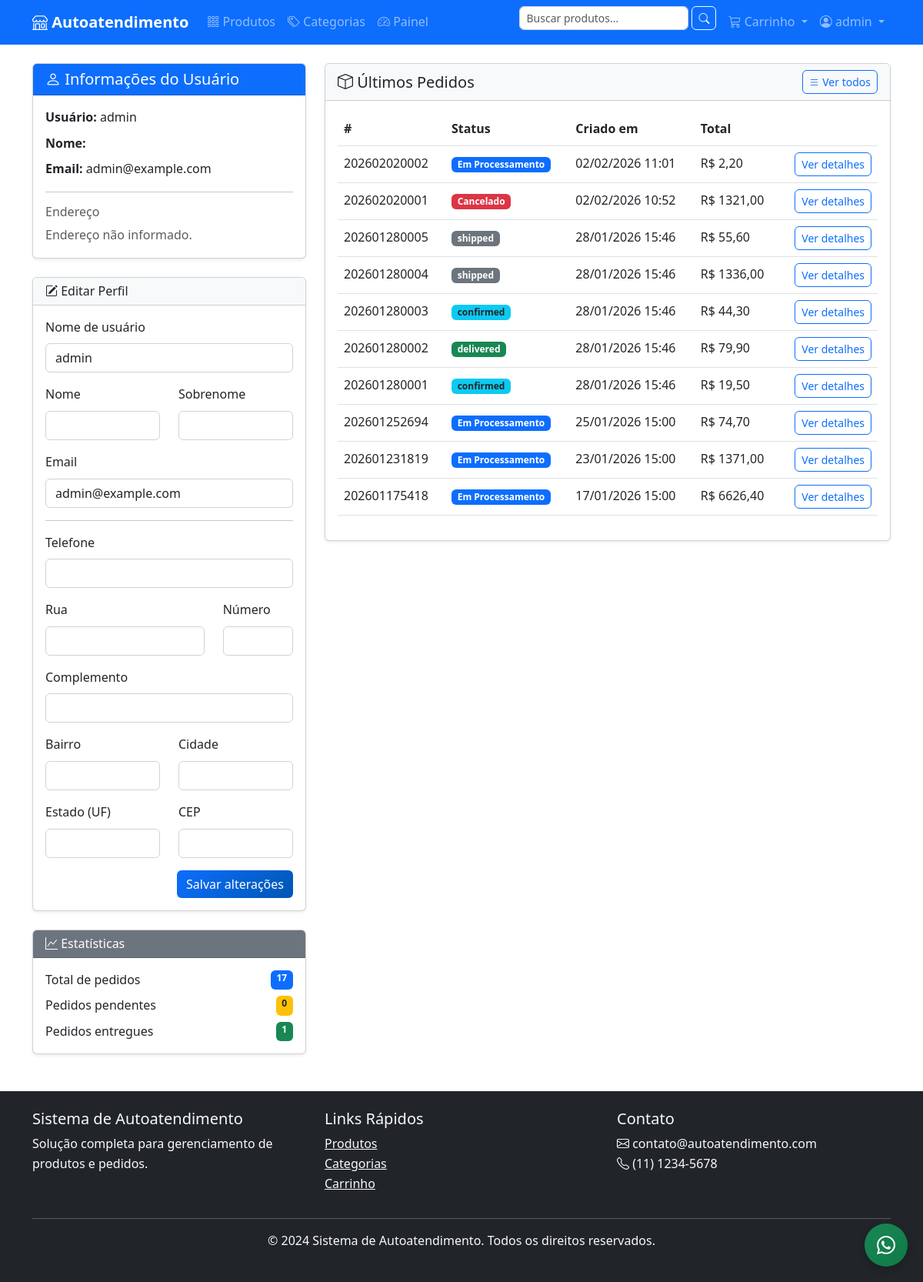
/accounts/profile/ (signed in), run on an earlier commit of the app's database.
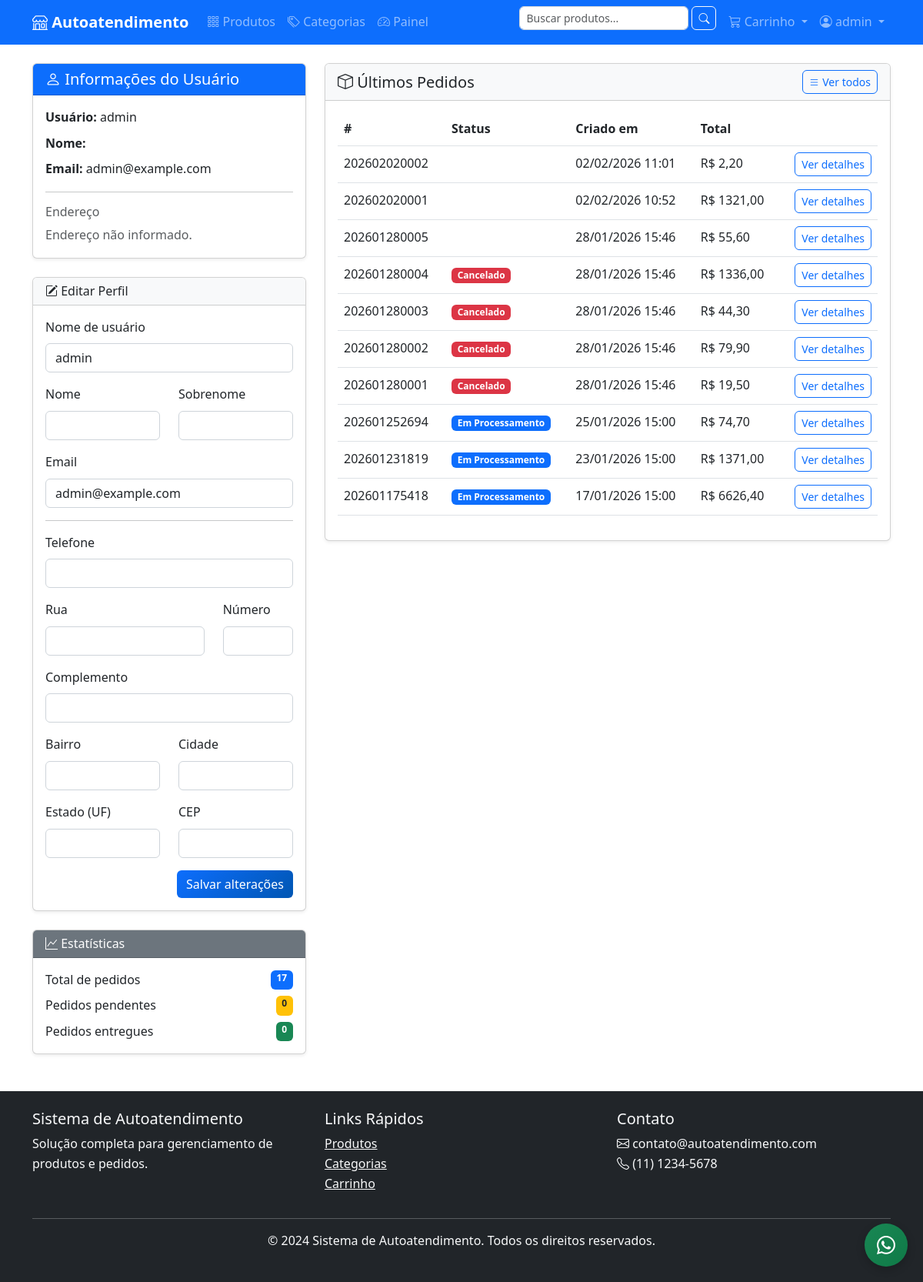
And on a later commit of the database.
### orders/models.py (models this page shows, shortened)
class Order(models.Model):
    STATUS_CHOICES = [
        ('processing', 'Em Processamento'),
        ('out_for_delivery', 'Em Rota de Entrega'),
        ('completed', 'Concluído'),
        ('cancelled', 'Cancelado'),
    ]
    PAYMENT_METHOD_CHOICES = [
        ('credit_card', 'Cartão de Crédito'),
        ('pix', 'PIX'),
        ('pay_on_delivery', 'Pagamento na Entrega'),
    ]
    id = models.UUIDField(primary_key=True, default=uuid.uuid4, editable=False)
    order_number = models.CharField('Número do Pedido', max_length=20, unique=True, db_index=True)
    user = models.ForeignKey(
        User,
        on_delete=models.SET_NULL,
        null=True,
        blank=True,
        verbose_name='Usuário'
    )
    session_key = models.CharField('Chave da Sessão', max_length=40, blank=True, db_index=True)
    customer_name = models.CharField('Nome do Cliente', max_length=100)
    customer_email = models.EmailField('Email do Cliente')
    customer_phone = models.CharField('Telefone do Cliente', max_length=20)
    status = models.CharField('Status', max_length=20, choices=STATUS_CHOICES, default='processing')
    payment_method = models.CharField('Forma de Pagamento', max_length=20, choices=PAYMENT_METHOD_CHOICES, default='credit_card')
    subtotal = models.DecimalField('Subtotal', max_digits=10, decimal_places=2, default=0)
    shipping_cost = models.DecimalField('Frete', max_digits=10, decimal_places=2, default=0)
    discount_amount = models.DecimalField('Desconto', max_digits=10, decimal_places=2, default=0)
    total_amount = models.DecimalField('Total', max_digits=10, decimal_places=2, default=0)
    coupon = models.ForeignKey(
        Coupon,
        on_delete=models.SET_NULL,
        null=True,
        blank=True,
        verbose_name='Cupom de Desconto'
    )
    notes = models.TextField('Observações', blank=True)
    created_at = models.DateTimeField('Criado em', auto_now_add=True)
    updated_at = models.DateTimeField('Atualizado em', auto_now=True)
    class Meta:
        verbose_name = 'Pedido'
        verbose_name_plural = 'Pedidos'
        ordering = ['-created_at']
        indexes = [
            models.Index(fields=['order_number']),
            models.Index(fields=['status']),
            models.Index(fields=['created_at']),
            models.Index(fields=['customer_email']),
        ]
    def get_absolute_url(self):
        return reverse('orders:order_detail', kwargs={'order_number': self.order_number})
    @property
    def status_display(self):
        return dict(self.STATUS_CHOICES).get(self.status, self.status)

### accounts/views.py (the view, shortened to what this page needs)
# urls.py: path('profile/', views.ProfileView.as_view(), name='profile'),
class ProfileView(LoginRequiredMixin, TemplateView):
    template_name = 'accounts/profile.html'
    def get_context_data(self, **kwargs):
        context = super().get_context_data(**kwargs)
        user = self.request.user
        context['user'] = user
        context['user_form'] = UserUpdateForm(instance=user)
        profile = getattr(user, 'profile', None)
        context['profile_form'] = UserProfileForm(instance=profile)
        context['orders'] = Order.objects.filter(
            user=user
        ).select_related('shipping_address').prefetch_related('items__product').order_by('-created_at')[:10]
        context['total_orders'] = Order.objects.filter(user=user).count()
        context['pending_orders'] = Order.objects.filter(user=user, status='pending').count()
        context['completed_orders'] = Order.objects.filter(user=user, status='delivered').count()
        return context

### accounts/forms.py (shortened to what this page needs)
class UserUpdateForm(forms.ModelForm):
    class Meta:
        model = User
        fields = ['username', 'first_name', 'last_name', 'email']

class UserProfileForm(forms.ModelForm):
    class Meta:
        model = UserProfile
        fields = [
            'phone',
            'zip_code',
            'address_street',
            'address_number',
            'address_complement',
            'neighborhood',
            'city',
            'state',
        ]

### cart/context_processors.py (called while the page is built)
def cart(request):
    session_key = request.session.session_key
    if not session_key:
        return {'cart': None, 'cart_total': 0, 'cart_amount': 0}
    try:
        cart = Cart.objects.get(session_key=session_key)
        return {
            'cart': cart,
            'cart_total': cart.total_items,
            'cart_amount': cart.total_amount
        }
    except Cart.DoesNotExist:
        return {'cart': None, 'cart_total': 0, 'cart_amount': 0}

### templates/accounts/profile.html (shortened to what the changed rows need)
{% extends "base.html" %}
{% load static %}
{% block content %}
<div class="row">
  <div class="col-md-4">
    <div class="card shadow-sm">
      <div class="card-body">
        <div class="d-flex justify-content-between">
          <span>Pedidos entregues</span>
          <span class="badge bg-success">{{ completed_orders }}</span>
        </div>
      </div>
    </div>
  </div>
  <div class="col-md-8">
    <div class="card shadow-sm">
      <div class="card-body">
        {% if orders %}
          <div class="table-responsive">
            <table class="table table-hover align-middle">
              <thead>
                <tr>
                  <th>#</th>
                  <th>Status</th>
                  <th>Criado em</th>
                  <th>Total</th>
                  <th></th>
                </tr>
              </thead>
              <tbody>
                {% for order in orders %}
                <tr>
                  <td>{{ order.order_number }}</td>
                  <td>
                    <span class="badge
                      {% if order.status == 'pending' %}bg-warning text-dark{% elif order.status == 'confirmed' %}bg-info text-dark{% elif order.status == 'processing' %}bg-primary{% elif order.status == 'shipped' %}bg-secondary{% elif order.status == 'delivered' %}bg-success{% elif order.status == 'cancelled' %}bg-danger{% endif %}">
                      {{ order.status_display }}
                    </span>
                  </td>
                  <td>{{ order.created_at|date:"d/m/Y H:i" }}</td>
                  <td>R$ {{ order.total_amount|floatformat:2 }}</td>
                  <td class="text-end">
                    <a href="{{ order.get_absolute_url }}" class="btn btn-sm btn-outline-primary">
                      Ver detalhes
                    </a>
                  </td>
                </tr>
                {% endfor %}
              </tbody>
            </table>
          </div>
        {% else %}
          <p class="text-muted mb-0">Você ainda não possui pedidos.</p>
        {% endif %}
      </div>
    </div>
  </div>
</div>
{% endblock %}

What changed in the data, as far as the page shows it:
changed Order (number 1 of 10 on the later page): status "processing" → "completed" (drawn); status_display "Em Processamento" → (not shown)
changed Order (number 2 of 10 on the later page): status "cancelled" → "completed" (drawn); status_display "Cancelado" → (not shown)
changed Order (number 3 of 10 on the later page): status "shipped" → "completed" (drawn); status_display "shipped" → (not shown)
changed Order (number 4 of 10 on the later page): status "shipped" → "cancelled" (drawn); status_display "shipped" → "Cancelado"
changed Order (number 5 of 10 on the later page): status "confirmed" → "cancelled" (drawn); status_display "confirmed" → "Cancelado"
changed Order (number 6 of 10 on the later page): status "delivered" → "cancelled" (drawn); status_display "delivered" → "Cancelado"
changed Order (number 7 of 10 on the later page): status "confirmed" → "cancelled" (drawn); status_display "confirmed" → "Cancelado"
Also different on the page:
{{ completed_orders }}: "1" → "0"
